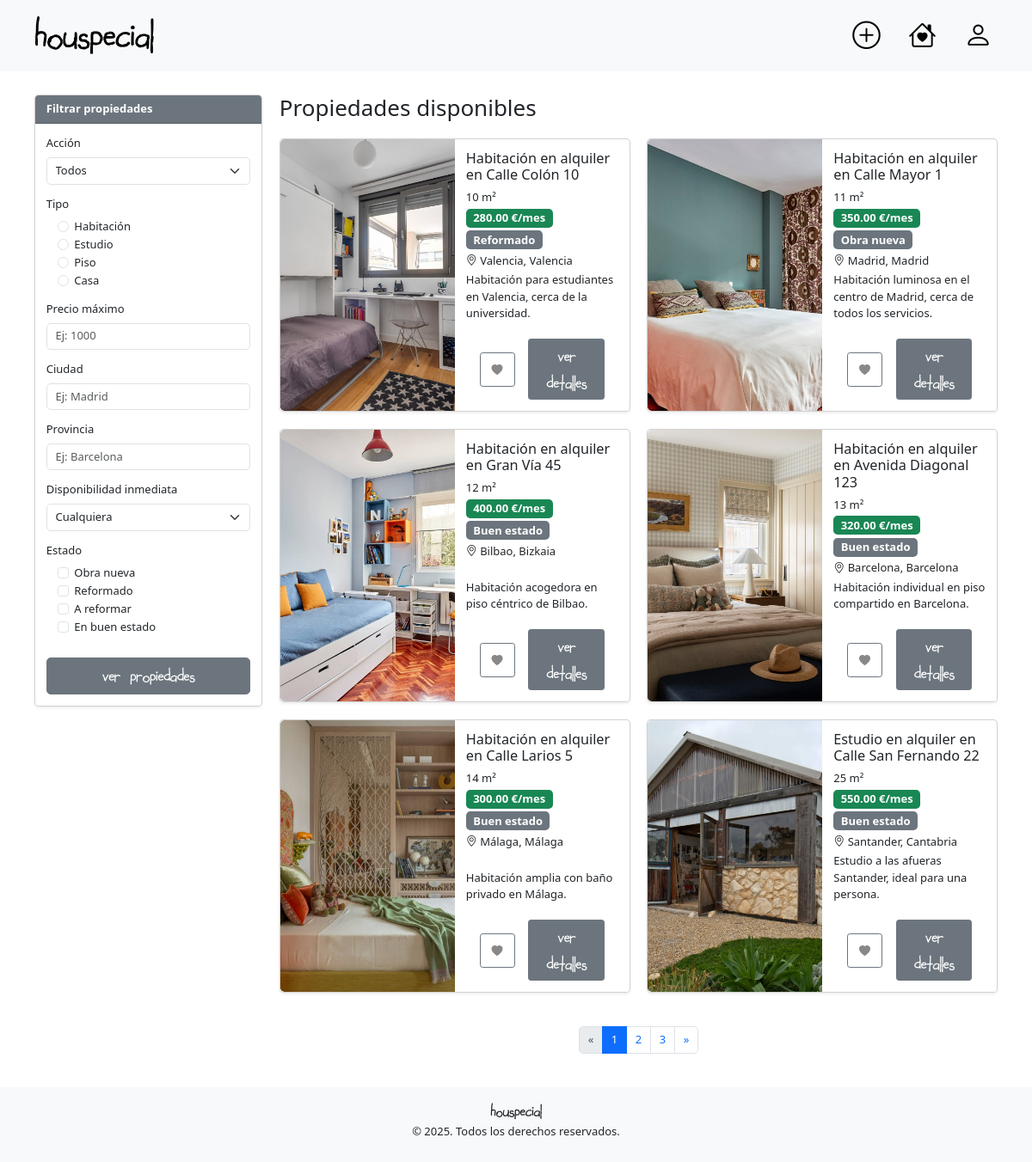
The page / on the database its author committed.
### tables this page shows
CREATE TABLE
    `property_image` (
        `id` int (11) NOT NULL AUTO_INCREMENT,
        `property_id` int (11) NOT NULL,
        `image_path` varchar(255) NOT NULL,
        `is_main` BOOLEAN DEFAULT 0,
        `uploaded_at` timestamp NOT NULL DEFAULT current_timestamp(),
        PRIMARY KEY (`id`),
        FOREIGN KEY (`property_id`) REFERENCES `property` (`id`) ON DELETE CASCADE
    );

CREATE TABLE
    `property` (
        `id` int (11) NOT NULL AUTO_INCREMENT,
        `property_type` ENUM (
            'Habitación',
            'Estudio',
            'Piso',
            'Casa'
        ) NOT NULL,
        `address_id` int (11) NOT NULL,
        `built_size` int (11) NOT NULL,
        `status` ENUM (
            'Obra nueva',
            'Reformado',
            'A reformar',
            'Buen estado'
        ) NOT NULL DEFAULT 'Buen estado',
        `immediate_availability` BOOLEAN NOT NULL DEFAULT 0,
        `user_id` int (11) NOT NULL,
        PRIMARY KEY (`id`),
        FOREIGN KEY (`address_id`) REFERENCES `address` (`id`) ON DELETE CASCADE,
        FOREIGN KEY (`user_id`) REFERENCES `user` (`id`) ON DELETE CASCADE
    );

CREATE TABLE
    `advert` (
        `id` int (11) NOT NULL AUTO_INCREMENT,
        `property_id` int (11) NOT NULL,
        `user_id` int (11) NOT NULL,
        `price` decimal(10, 2) NOT NULL,
        `action` ENUM (
            'Venta',
            'Alquiler'
        ) NOT NULL,
        `description` text NOT NULL,
        `created_at` timestamp NOT NULL DEFAULT current_timestamp(),
        PRIMARY KEY (`id`),
        FOREIGN KEY (`property_id`) REFERENCES `property` (`id`) ON DELETE CASCADE,
        FOREIGN KEY (`user_id`) REFERENCES `user` (`id`) ON DELETE CASCADE
    );

CREATE TABLE
    `address` (
        `id` int (11) NOT NULL AUTO_INCREMENT,
        `street` varchar(255) NOT NULL,
        `city` varchar(100) NOT NULL,
        `province` varchar(100) DEFAULT NULL,
        `postal_code` varchar(20) NOT NULL,
        `country` varchar(100) NOT NULL,
        `latitude` decimal(10, 8) DEFAULT NULL,
        `longitude` decimal(11, 8) DEFAULT NULL,
        PRIMARY KEY (`id`)
    );

### views/home.php (the view, shortened to what the rows shown need)
<?php
require_once 'controllers\SearchFilter.php';
$advertsPerPage = 6;
$totalAdverts = count($adverts);
$totalPages = max(1, ceil($totalAdverts / $advertsPerPage));
$page = isset($_GET['page']) ? intval($_GET['page']) : 1;
$page = max(1, min($page, $totalPages));
$start = ($page - 1) * $advertsPerPage;
$advertsToShow = array_slice($adverts, $start, $advertsPerPage);
?>
<?php require_once __DIR__ . '/partials/head.php'; ?>
<main>
    <div class="container body-ody-ody">
        <div class="row">
            <div class="col-12 col-md-9 mb-4">
                <h2 class="mb-4">Propiedades disponibles</h2>
                <div class="row g-4">
                    <?php if (empty($adverts)): ?>
                        <div class="col-12">
                            <div class="alert alert-secondary text-center">
                                No se encontraron propiedades disponibles.
                            </div>
                        </div>
                    <?php else: ?>
                        <?php foreach ($advertsToShow as $advert): ?>
                            <div class="col-12 col-lg-6">
                                <div class="card h-100 shadow-sm">
                                    <div class="row g-0 h-100">
                                        <div class="col-6 d-flex align-items-stretch" style="overflow: hidden;">
                                            <img src="<?= htmlspecialchars($advert['advert']->main_image) ?>"
                                                class="img-fluid rounded-start w-100 h-100"
                                                alt="Imagen propiedad"
                                                style="object-fit: cover; min-height: 200px;">
                                        </div>
                                        <div class="col-6">
                                            <div class="card-body d-flex flex-column h-100">
                                                <h5 class="card-title">
                                                    <?= htmlspecialchars($advert['title']) ?>
                                                </h5>
                                                <p class="card-text mb-1">
                                                    <?= htmlspecialchars($advert['property']->built_size) ?> m²
                                                </p>
                                                <p class="card-text mb-1">
                                                    <?php if ($advert['advert']->action == 'Alquiler'): ?>
                                                        <span class="badge text-bg-success fs-6"><?= htmlspecialchars($advert['advert']->price) ?> €/mes</span>
                                                    <?php else: ?>
                                                        <span class="badge text-bg-success fs-6"><?= htmlspecialchars($advert['advert']->price) ?> €</span>
                                                    <?php endif; ?>
                                                </p>
                                                <p class="card-text mb-1">
                                                    <span class="badge text-bg-secondary fs-6">
                                                        <?= htmlspecialchars($advert['property']->status) ?>
                                                    </span>
                                                </p>
                                                <p class="card-text mb-1">
                                                    <i class="bi bi-geo-alt"></i>
                                                    <?= htmlspecialchars($advert['address']->city ?? '') ?>, <?= htmlspecialchars($advert['address']->province ?? '') ?>
                                                </p>
                                                <p class="card-text flex-grow-1 d-flex align-items-end">
                                                    <?= htmlspecialchars(mb_strimwidth($advert['advert']->description, 0, 120, '...')) ?>
                                                </p>
                                                <div class="mt-2 d-flex justify-content-evenly align-items-center">
                                                    <?php
                                                    $isFavorite = isset($_SESSION['user']) && in_array($advert['advert']->id, $_SESSION['userFavoriteIds'] ?? []);
                                                    ?>
                                                    <button
                                                        class="btn btn-sm btn-font favorite-btn <?= $isFavorite ? 'btn-danger' : 'btn-outline-secondary' ?>"
                                                        title="<?= $isFavorite ? 'Quitar de favoritos' : 'Añadir a favoritos' ?>"
                                                        data-advert-id="<?= $advert['advert']->id ?>">
                                                        <i class="bi bi-heart-fill mx-2" style="color:<?= $isFavorite ? 'white' : '#888' ?>"></i>
                                                    </button>
                                                    <a href="/advert-details?id=<?= urlencode($advert['advert']->id) ?>" class="btn btn-secondary btn-sm btn-font w-50" title="Ver detalles">ver detalles</a>
                                                </div>
                                            </div>
                                        </div>
                                    </div>
                                </div>
                            </div>
                        <?php endforeach; ?>
                    <?php endif; ?>
                </div>
            </div>
        </div>
    </div>
</main>
<?php require_once __DIR__ . '/partials/footer.php'; ?>

### rows shown on the page
property_image: image_path (picture)
property: built_size "10", status "Reformado"
advert: price "280.00", description "Habitación para estudiantes en Valencia, cerca de la universidad."
address: city "Valencia", province "Valencia"
property_image: image_path (picture)
property: built_size "11", status "Obra nueva"
advert: price "350.00", description "Habitación luminosa en el centro de Madrid, cerca de todos los servicios."
address: city "Madrid", province "Madrid"
property_image: image_path (picture)
property: built_size "12", status "Buen estado"
advert: price "400.00", description "Habitación acogedora en piso céntrico de Bilbao."
address: city "Bilbao", province "Bizkaia"
property_image: image_path (picture)
property: built_size "13", status "Buen estado"
advert: price "320.00", description "Habitación individual en piso compartido en Barcelona."
address: city "Barcelona", province "Barcelona"
property_image: image_path (picture)
property: built_size "14", status "Buen estado"
advert: price "300.00", description "Habitación amplia con baño privado en Málaga."
address: city "Málaga", province "Málaga"
property_image: image_path (picture)
property: built_size "25", status "Buen estado"
advert: price "550.00", description "Estudio a las afueras Santander, ideal para una persona."
address: city "Santander", province "Cantabria"

### other values the page prints
$type "Habitación"
$type "Estudio"
$type "Piso"
$type "Casa"
$type "Obra nueva"
$type "Reformado"
$type "A reformar"
$type "En buen estado"
$advert['title'] "Habitación en alquiler en Calle Colón 10"
$advert['title'] "Habitación en alquiler en Calle Mayor 1"
$advert['title'] "Habitación en alquiler en Gran Vía 45"
$advert['title'] "Habitación en alquiler en Avenida Diagonal 123"
$advert['title'] "Habitación en alquiler en Calle Larios 5"
$advert['title'] "Estudio en alquiler en Calle San Fernando 22"
